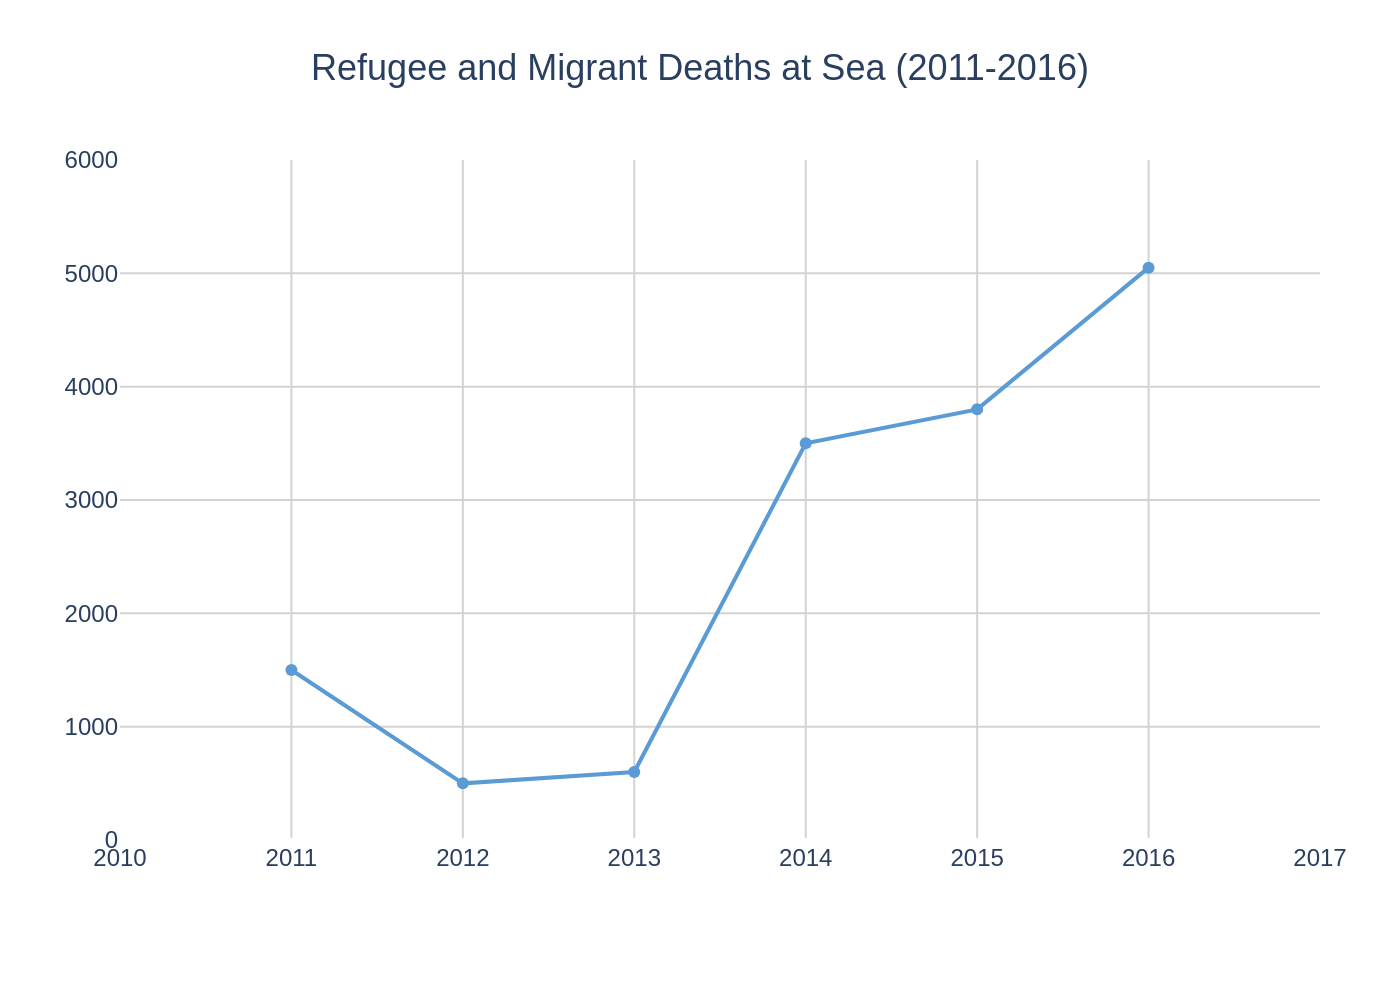

Here is the Python script that generated this plot:
import sys
import json
import plotly.graph_objects as go
from pathlib import Path

# Check if a file path is provided as a command-line argument
if len(sys.argv) < 2:
    print(f"Usage: python {sys.argv[0]} <json_file_path>")
    sys.exit(1)

# Get the file path from the command-line arguments
json_file_path = Path(sys.argv[1])

# Check if the file exists
if not json_file_path.is_file():
    print(f"Error: File not found at {json_file_path}")
    sys.exit(1)

# Read the JSON data from the file
with open(json_file_path, 'r', encoding='utf-8') as f:
    chart_data = json.load(f)

# Extract data and texts from the JSON object
data_series = chart_data.get('chart_data', [])
texts = chart_data.get('texts', {})
colors = chart_data.get('colors', [])

# Create a Plotly figure
fig = go.Figure()

# Add traces to the figure
for i, series in enumerate(data_series):
    color = colors[i % len(colors)] if colors else None
    fig.add_trace(go.Scatter(
        x=series.get('x'),
        y=series.get('y'),
        name=series.get('name'),
        mode='lines+markers',
        line=dict(color=color),
        marker=dict(color=color)
    ))

# Update layout
title_text = texts.get('title', '')
if texts.get('subtitle'):
    title_text += f"<br><sub>{texts.get('subtitle')}</sub>"

source_text = texts.get('source', '')
if source_text:
    fig.add_annotation(
        text=source_text,
        align='left',
        showarrow=False,
        xref='paper',
        yref='paper',
        x=0,
        y=-0.15,
        xanchor='left',
        yanchor='top'
    )

fig.update_layout(
    title=dict(
        text=title_text,
        x=0.5,
        font=dict(size=18)
    ),
    xaxis=dict(
        title_text=texts.get('x_axis_title'),
        showgrid=True,
        gridcolor='lightgray',
        range=[2010, 2017],
        tickvals=[2010, 2011, 2012, 2013, 2014, 2015, 2016, 2017]
    ),
    yaxis=dict(
        title_text=texts.get('y_axis_title'),
        showgrid=True,
        gridcolor='lightgray',
        range=[0, 6000],
        tickvals=[0, 1000, 2000, 3000, 4000, 5000, 6000]
    ),
    font=dict(family="Arial"),
    plot_bgcolor='white',
    showlegend=False,
    margin=dict(t=80, l=60, r=40, b=80)
)

# Define the output file path
output_path = json_file_path.with_suffix('.png')

# Save the figure as a PNG image
fig.write_image(output_path, scale=2)

print(f"Chart saved to {output_path}")
